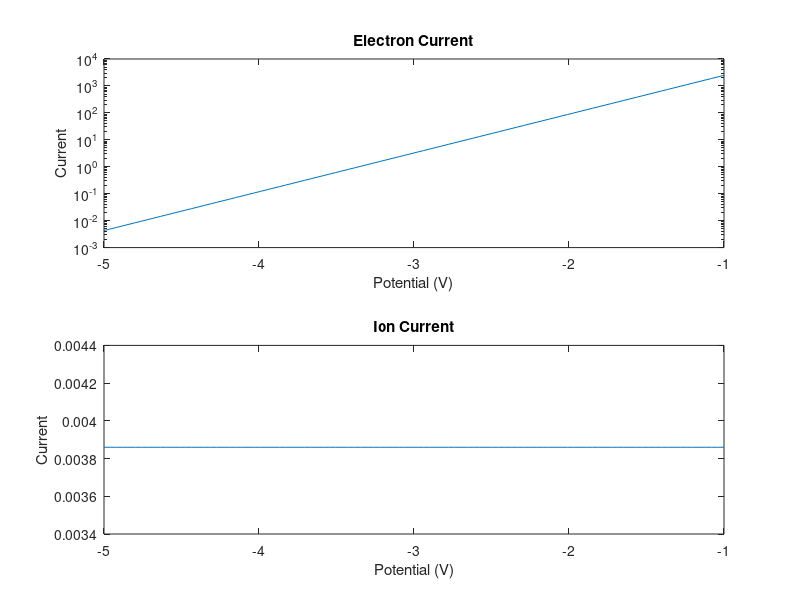

Source code (MATLAB):
%% Final Question 2
% Liam Hood
clear; close all; clc;

% Given
rad = 1 ;
z = 400 ;
Tplas = 3500 ;
denplas = 1e12 ;
sacol = pi ; % area ions are collected over
vsc = sqrt( 398600 / ( z + 6378 ) )*1000 ;

kb = 1.3806e-23 ;
qe = 1.60217662e-19 ;
me = 9.10938356e-31 ;

disp( 'Assumptions ' )
disp('     Ignore Ise, Isi, Ibse ')
disp('     eclipse Iph=0 ')
disp('     uniform s/c so Ic = 0 ')
disp('     ions cannot impact wake side')
disp('     quasi-neutral so ne = ni ')
disp('     single ions only so charge of electron is same a charge of ion ')
disp( ' ' )
V = linspace( -5 , -1 , 1e2 ) ;
Ie = .25*qe*denplas*(8*kb*Tplas/(pi*me))*sacol*4*exp(qe*V/(kb*Tplas)) ;
Ii = qe*denplas*vsc*sacol ;
Ii = ones( 100 , 1 )*Ii ;

figure
subplot( 2 , 1 , 1 )
semilogy( V , Ie )
title( 'Electron Current' )
xlabel( 'Potential (V)' )
ylabel( 'Current' )
subplot( 2 , 1 , 2 )
plot( V , Ii )
title( 'Ion Current' )
xlabel( 'Potential (V)' )
ylabel( 'Current' )

Vfloat = (kb*Tplas)/(qe) * log(vsc*sqrt((pi*me)/(8*kb*Tplas))) ;
disp([ 'The voltage will drift to ' , num2str( Vfloat ) , ' Volts' ])
